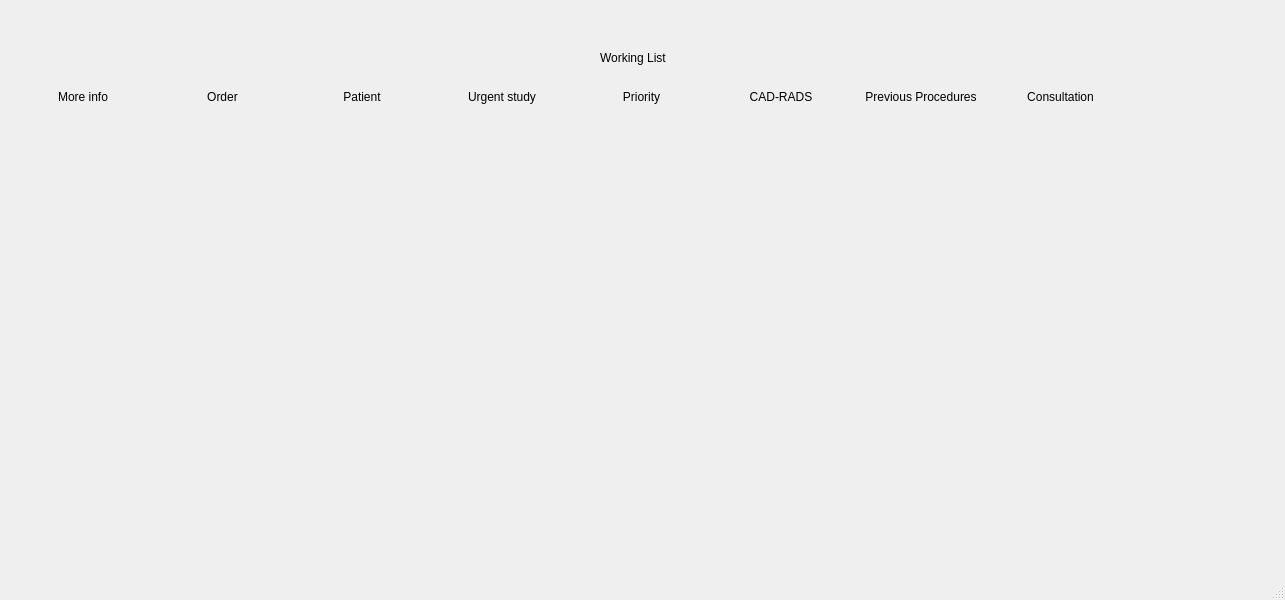
<?xml version="1.0" encoding="UTF-8"?>
<ui version="4.0">
 <class>W</class>
 <widget class="QMainWindow" name="W">
  <property name="geometry">
   <rect>
    <x>0</x>
    <y>0</y>
    <width>1285</width>
    <height>600</height>
   </rect>
  </property>
  <property name="windowTitle">
   <string>MainWindow</string>
  </property>
  <widget class="QWidget" name="centralwidget">
   <widget class="QWidget" name="gridLayoutWidget">
    <property name="geometry">
     <rect>
      <x>16</x>
      <y>90</y>
      <width>1251</width>
      <height>461</height>
     </rect>
    </property>
    <layout class="QGridLayout" name="gridLayout">
     <item row="1" column="5">
      <widget class="QLabel" name="prepro">
       <property name="text">
        <string>CAD-RADS</string>
       </property>
       <property name="alignment">
        <set>Qt::AlignHCenter|Qt::AlignTop</set>
       </property>
      </widget>
     </item>
     <item row="1" column="1">
      <widget class="QLabel" name="order">
       <property name="text">
        <string>Order</string>
       </property>
       <property name="alignment">
        <set>Qt::AlignHCenter|Qt::AlignTop</set>
       </property>
      </widget>
     </item>
     <item row="1" column="8">
      <widget class="QLabel" name="label_11">
       <property name="text">
        <string/>
       </property>
       <property name="alignment">
        <set>Qt::AlignHCenter|Qt::AlignTop</set>
       </property>
      </widget>
     </item>
     <item row="1" column="7">
      <widget class="QLabel" name="ust">
       <property name="text">
        <string>Consultation</string>
       </property>
       <property name="alignment">
        <set>Qt::AlignHCenter|Qt::AlignTop</set>
       </property>
      </widget>
     </item>
     <item row="1" column="2">
      <widget class="QLabel" name="ident">
       <property name="text">
        <string>Patient</string>
       </property>
       <property name="alignment">
        <set>Qt::AlignHCenter|Qt::AlignTop</set>
       </property>
      </widget>
     </item>
     <item row="1" column="3">
      <widget class="QLabel" name="urgency">
       <property name="text">
        <string>Urgent study</string>
       </property>
       <property name="alignment">
        <set>Qt::AlignHCenter|Qt::AlignTop</set>
       </property>
      </widget>
     </item>
     <item row="1" column="6">
      <widget class="QLabel" name="cacs">
       <property name="text">
        <string>Previous Procedures</string>
       </property>
       <property name="alignment">
        <set>Qt::AlignHCenter|Qt::AlignTop</set>
       </property>
      </widget>
     </item>
     <item row="1" column="0">
      <widget class="QLabel" name="info">
       <property name="text">
        <string>More info</string>
       </property>
       <property name="alignment">
        <set>Qt::AlignHCenter|Qt::AlignTop</set>
       </property>
      </widget>
     </item>
     <item row="1" column="4">
      <widget class="QLabel" name="cadrads">
       <property name="text">
        <string>Priority</string>
       </property>
       <property name="alignment">
        <set>Qt::AlignHCenter|Qt::AlignTop</set>
       </property>
      </widget>
     </item>
    </layout>
   </widget>
   <widget class="QLabel" name="label">
    <property name="geometry">
     <rect>
      <x>600</x>
      <y>50</y>
      <width>81</width>
      <height>16</height>
     </rect>
    </property>
    <property name="text">
     <string>Working List</string>
    </property>
   </widget>
  </widget>
  <widget class="QStatusBar" name="statusbar"/>
 </widget>
 <resources/>
 <connections/>
</ui>
